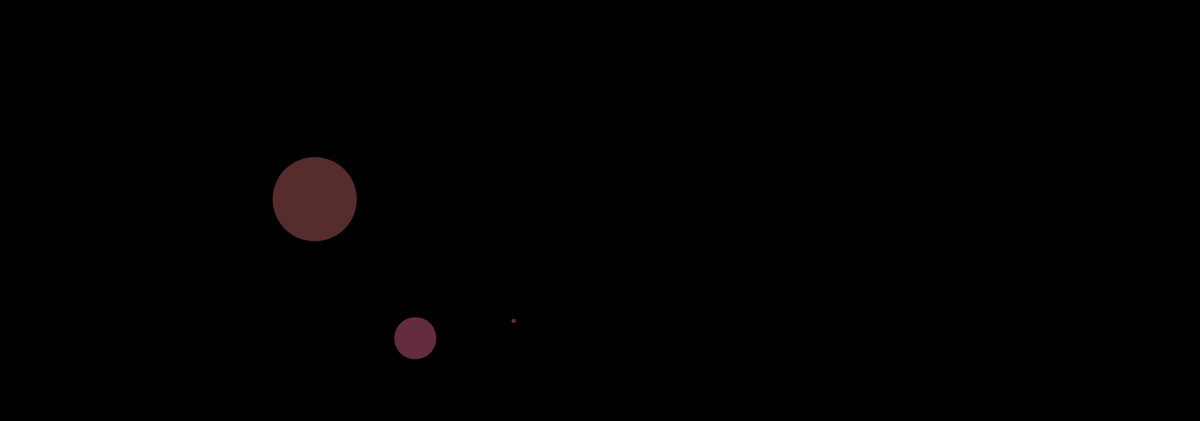
Frame 1 (no input)
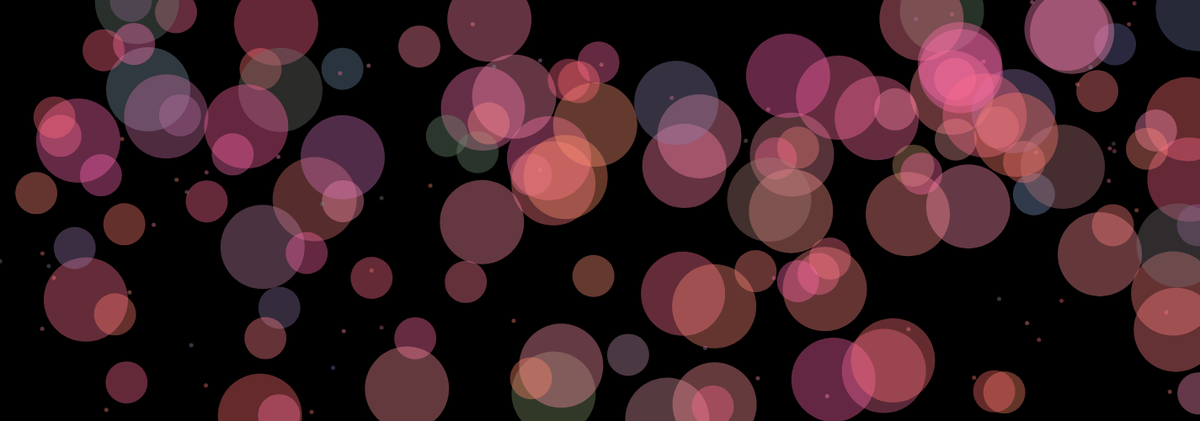
Frame 60 (no input)
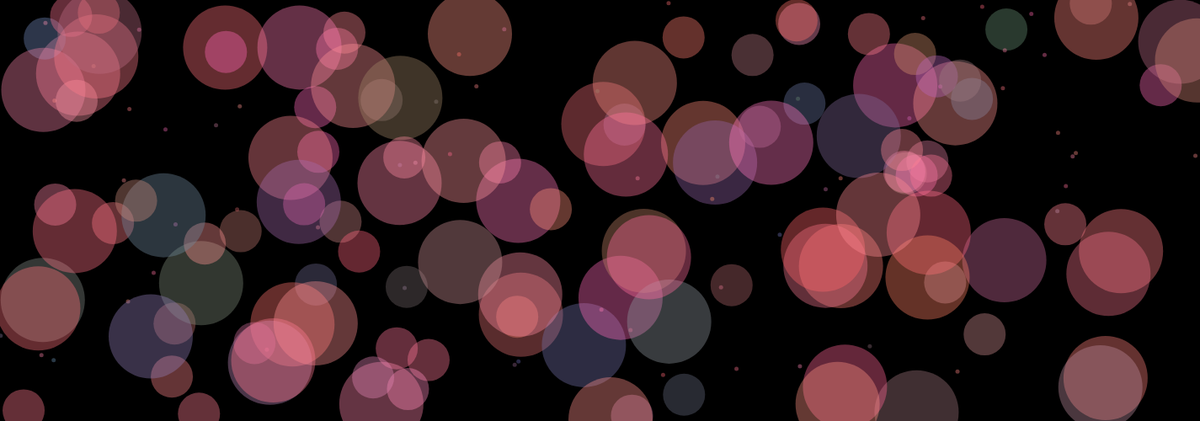
Frame 120 (the mouse pressed at the canvas centre since frame 60)

The p5.js sketch that drew these frames (run headless with seeded random() and noise() and a simulated clock; from frame 60 on, the mouse is pressed at the canvas centre):

// p5.js sketch
// ── sketch.js
// Sketch Title - for MuW201 Tangible Computing, 2019
// Firstname Lastname 
// GitHub Username
// Date 

var spot = {
    x: 200,
    y: 50
};

var col = {
    r:255,
    g:0,
    b:0
};


function setup() {
    createCanvas(1425,500);
    background(0);
   


}

function draw() {
    col.r = random(100,500);
    col.g = random(100,150);
    col.b = random(100,190)
    spot.x = random(0,width);
    spot.y = random(0,height);
    fill(col.r, col.g, col.b, 100);
    noStroke();
    ellipse(spot.x, spot.y, 50, 50);
    //point.x, point.y, 24, 24);

 col.r = random(100,500);
    col.g = random(100,150);
    col.b = random(100,190)
    spot.x = random(0,width);
    spot.y = random(0,height);
    fill(col.r, col.g, col.b, 100);
    noStroke();
    ellipse(spot.x, spot.y, 100, 100);
    //point.x, point.y, 24, 24);

col.r = random(100,500);
    col.g = random(100,150);
    col.b = random(100,190)
    spot.x = random(0,width);
    spot.y = random(0,height);
    fill(col.r, col.g, col.b, 100);
    noStroke();
    ellipse(spot.x, spot.y, 5, 5);
    //point.x, point.y, 24, 24);


}

function mousePressed() {
    background(0, 0, 0);
}

// ── style.css
/* style.css */

html, body {

  height: 50%;



}

h1 {
	text-align: center;
}

body {
	padding-top: 5%;
	font-family: 'arial';
	color: #592C5F; 
	display: : flex;*/


}

#sketch-holder{
	padding-top: 5%;
	width: 100%;
	position:relative;
	left:37.5vw;
}

animation-iteration-count: 3;

footer {

   width: 100%;
   padding-top: 5%;
   position: absolute;
   text-align: center;*/

}
